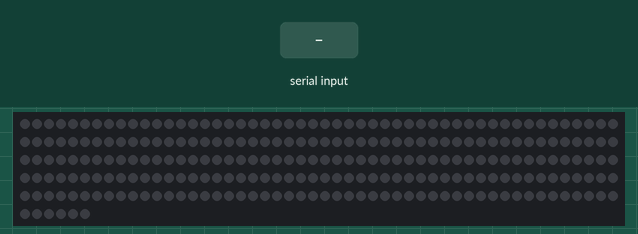
Bench run of a sketch on a simulated Arduino Uno, built with avr-gcc and run on an emulated ATmega328P. Parts: 256 RGB LEDs in strip order, left to right, continuing on the next row. The test bench sets the inputs (shaded band). Dim RGB values are drawn brighter than linear.

Above: at 1.3 s.
1.4 s: "2\n" received over Serial
At 1.9 s:
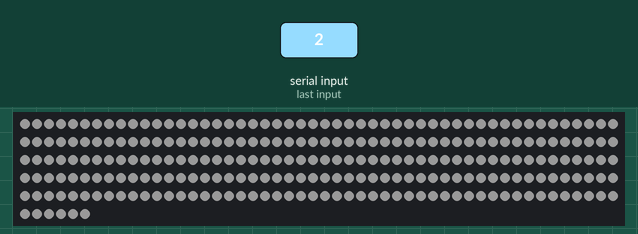
2.9 s: "1\n" received over Serial
4.4 s: "30,150,10\n" received over Serial
At 4.9 s:
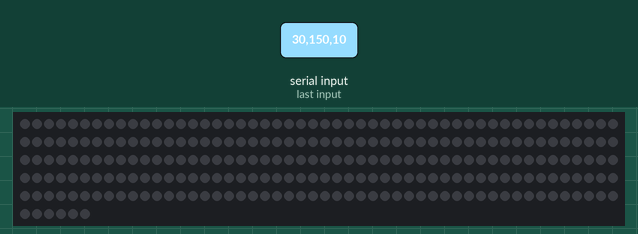
5.9 s: "200\n" received over Serial
At 6.5 s:
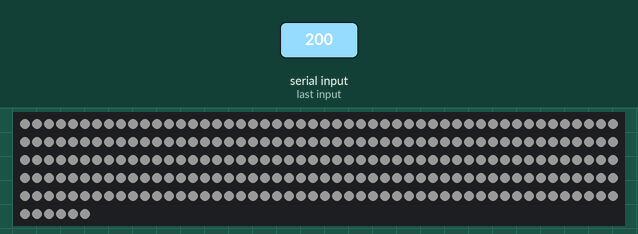
Timing chart, 0 to 8.4 s (numbered marks = the images above; inputs shaded):
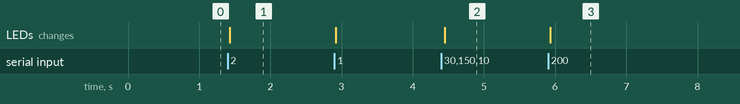

Measured:
- after the input at 1.4 s, the LEDs: change at once (image 1)
- after the input at 4.4 s, the LEDs: change after 0.05 s (image 2)
- after the input at 5.9 s, the LEDs: change at once (image 3)

The sketch:

sketch_apr06b.ino
```cpp
#include <Adafruit_GFX.h>
#include <Adafruit_NeoMatrix.h>
#include <Adafruit_NeoPixel.h>
#include <Wire.h>
#ifdef __AVR__
#include <avr/power.h>
#endif


#define PIN 6              // Arduino pin 6 to DIN of 8x32 matrix.


Adafruit_NeoPixel matrix = Adafruit_NeoPixel(256, PIN, NEO_GRB + NEO_KHZ800);

#if defined(__AVR_ATtiny85__) && (F_CPU == 16000000)
clock_prescale_set(clock_div_1);
#endif


String chaine;
String lum;
String pix;
String red;
String blue;
String green;

void setup()
{

#if defined(__AVR_ATtiny85__) && (F_CPU == 16000000)
  clock_prescale_set(clock_div_1);
#endif
  Serial.begin(9600);
  Serial.setTimeout(1);


  matrix.begin();           // Initialize all pixels to 'off'
  matrix.setBrightness(25);   // overall brightness

 delay(100);
}


void loop()
{
  while (Serial.available() > 0) {
    chaine += char(Serial.read());
    delay(2);
  }
  if (chaine != "") {
    lum = chaine.substring(0, 1);
    red = chaine.substring(1, 4);
    green = chaine.substring(4, 7);
    blue = chaine.substring(7, 10);
    pix = chaine.substring(10, 13);

    if (lum.toInt() == 2){
      for (int i = 0; i < 257; i++){
        matrix.setPixelColor(i,matrix.Color(255, 255, 255));

      }
    }

    if (lum.toInt() == 3){
      for (int i = 0; i < 257; i++){
        matrix.setPixelColor(i,matrix.Color(0, 0, 0));

      }
    }


    if (lum.toInt() == 1) {
      matrix.setPixelColor(pix.toInt(), matrix.Color(red.toInt(), green.toInt(), blue.toInt()));
    }
    else if(lum.toInt() == 0) {
      matrix.setPixelColor(pix.toInt(), matrix.Color(0,0,0));
    }
    matrix.show();


    chaine = "";

  }
  delay(10);


}
```
